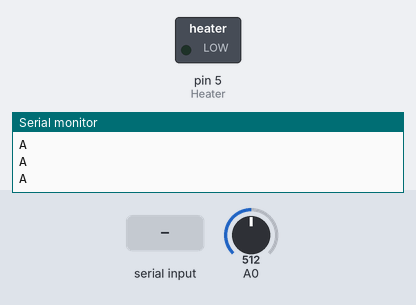
Simulated run of this sketch. Board: Arduino Uno, built with avr-gcc and run on an emulated ATmega328P. Shown: switched loads named in the sketch (green lamp = pin HIGH), the last lines printed to the serial monitor. Inputs (shaded band) come from the test bench; at power-on: A0 = 512.

Above: at 1.0 s.
1.1 s: byte 30 received over Serial
At 2.2 s:
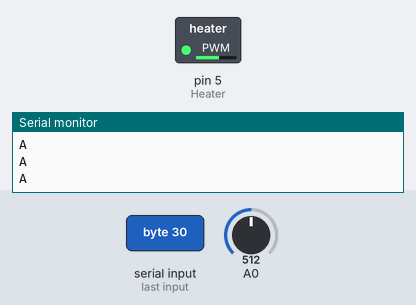
2.7 s: A0 set to 469
4.4 s: A0 set to 436
At 6.4 s:
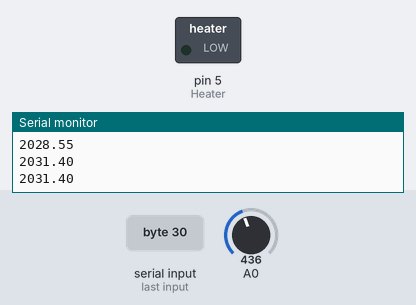
6.7 s: A0 set to 511
At 8.2 s:
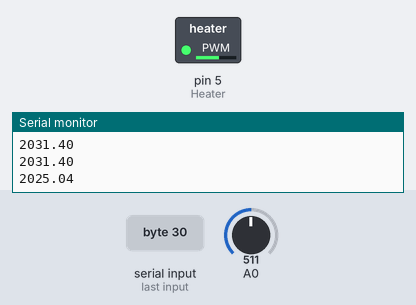
8.7 s: A0 set to 306
At 9.8 s:
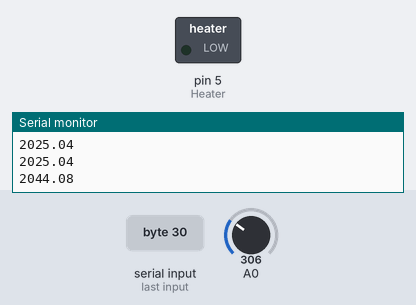
Timing chart, 0 to 11.7 s (numbered marks = the images above; inputs shaded):
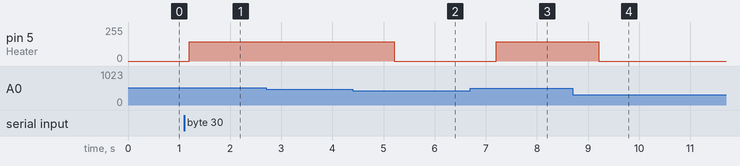

Measured:
- the behaviour switches between 453 and 452 on A0 (found by bisection; images 1 and 2)
- after the input at 1.1 s, pin 5 (Heater): 0/255 → 145/255 after 0.10 s
- after the input at 4.4 s, pin 5 (Heater): 145/255 → 0/255 after 0.80 s
- after the input at 6.7 s, pin 5 (Heater): 0/255 → 145/255 after 0.51 s
- after the input at 8.7 s, pin 5 (Heater): 145/255 → 0/255 after 0.51 s

The sketch:

FinalHeater.ino
```cpp
int Heater = 5;
float TherVal;
float X;
float T;
int HeaterVal;
float input;
int Temp;
char val;


void setup() {
  pinMode(Heater, OUTPUT);
  Serial.begin(9600);
  establishContact();
}

void loop() {
  TherVal = analogRead(A0);
  X = (1023/(1023-TherVal))-1;
  T = 1/(1/298.15 + log(X)/4220) - 273.15;
  if (Serial.available() > 0) {
    val = Serial.read();
    if(val != 0){
       inputTemp(float(val));
    }
  }
    else {
    Serial.println(T + 2000);
  }
  if ( T <= Temp ){
     HeaterVal = 145;
  }
  else{
     HeaterVal = 0;
  }
  analogWrite(Heater, HeaterVal);
  delay(1000);
}

void establishContact() {
  while (Serial.available() <= 0) {
  Serial.println("A");   // send a capital A
  delay(300);
  }
}

void inputTemp(int x){
  if ( x>=20 && x <= 30){
    Temp = x;
  }
}
```
